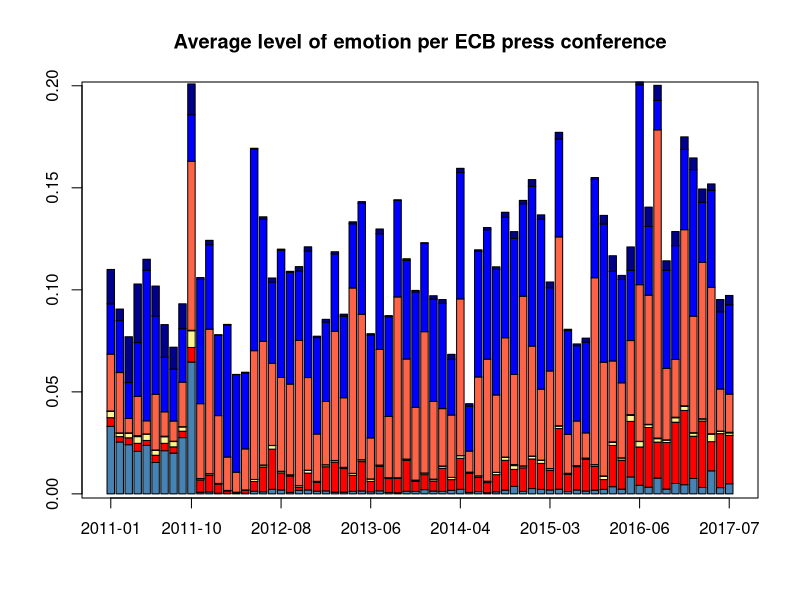

Write the R code that produced this figure.
#open dataset, set working directoy if requires
#setwd(....)
avg_emo = read.csv2('ECB_avg_emo.csv')

#select relevant columns. here: ignore 'neutral'
levels = avg_emo[, c(2:6,8,9)]

#transpose and redefine as matrix
levels = t(as.matrix(levels))

#set color scheme for each emotion
cols = c('steelblue',    #anger
         'red',          #contempt
         'khaki1',       #disgust
         'springgreen3', #fear
         'tomato1',      #happiness
         'blue',         #sadness
         'darkblue')     #surprise

#generate graphic
dev.off() # delete old graphical parameters

#general setting
m = barplot(levels, 
            main = 'Average level of emotion per ECB press conference',
            col  = cols, 
            xaxt = 'n') #deactivate automatic axes labeling

#legend specifications
legend('bottom', 
       fill  = cols, 
       c('anger', 'contempt', 'disgust', 'fear', 'happiness', 'sadness', 'surprise'), 
       horiz = TRUE, 
       xpd   = TRUE,  
       inset = c(0, -0.4), 
       bty   = 'n')

#add box around plot
box(which = 'plot', lty = 'solid')

#preparation for x-axis labeling
event.plot        = avg_emo$event
event.plot        = as.character(event.plot)
event.plot        = as.data.frame(paste0('20', event.plot))
names(event.plot) = 'event'
event.plot$event  = as.character(event.plot$event)
event.plot$event  = paste0(substr(event.plot$event, 1, 4), '-', substr(event.plot$event, 5, 6))
event.plot        = append(append(event.plot[1:61,], '2016-09'), event.plot[62:69,])

# add to x-axis tick and labeling
axis(side   = 1, 
     at     = m[c(1, 10, 20, 30, 40, 50, 60, 70)], 
     labels = event.plot[c(1, 10, 20, 30, 40, 50, 60, 70)])
